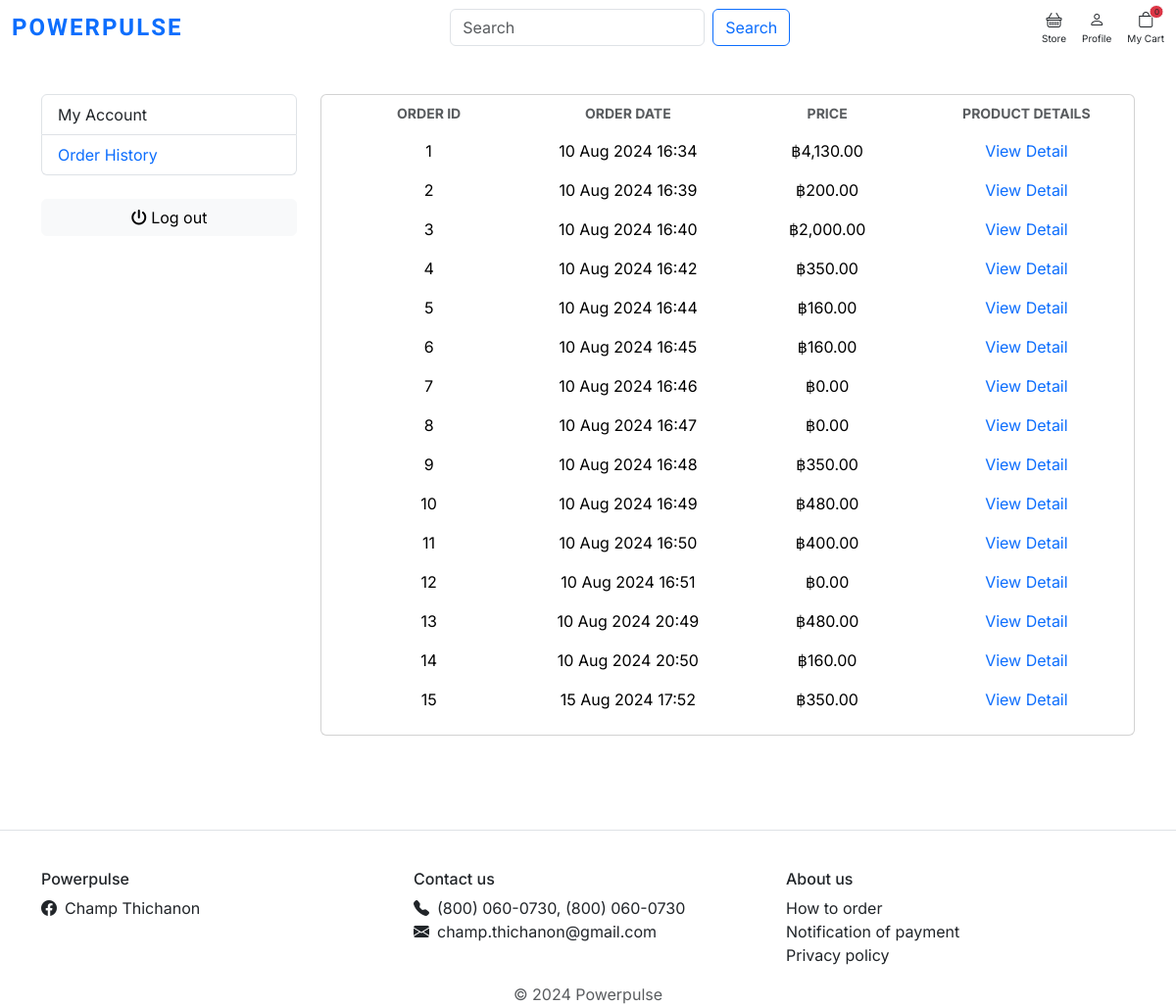
The page /order_history/ (signed in) on the database as committed earlier.
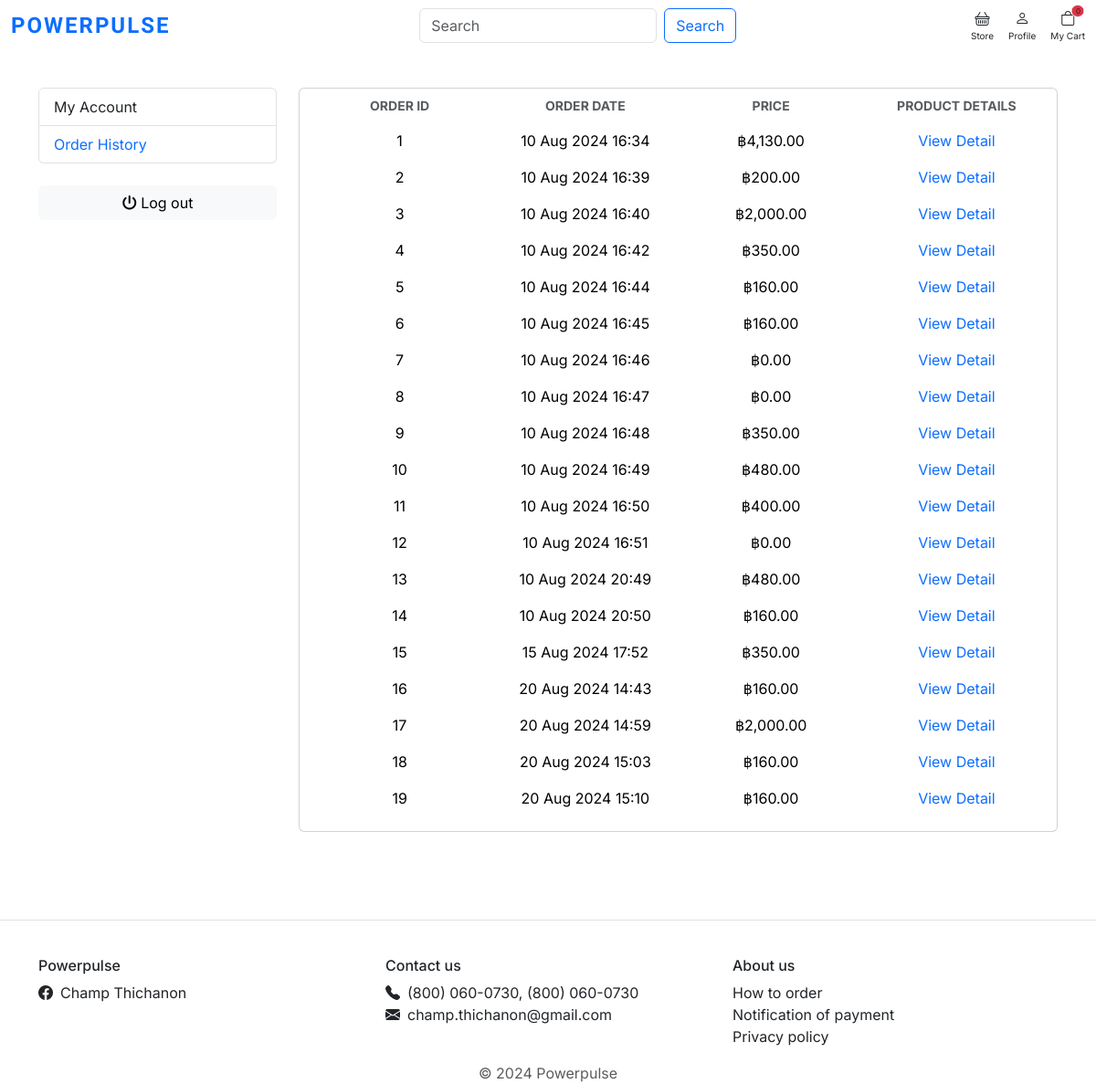
The same page on the database as committed later.
### order/models.py (models this page shows, shortened)
class Order(models.Model):
    user = models.ForeignKey(Account, on_delete=models.CASCADE)
    created_at = models.DateTimeField(auto_now_add=True)
    payment_proof = models.FileField(
        upload_to="photos/payment_proof", null=True, blank=True
    )
    first_name = models.CharField(max_length=50)
    last_name = models.CharField(max_length=50)
    phone_number = models.CharField(max_length=50, blank=True, null=True)
    house_no = models.CharField(max_length=10)
    village_no = models.CharField(max_length=10, blank=True, null=True)
    lane = models.CharField(max_length=255, blank=True, null=True)
    road = models.CharField(max_length=255, blank=True, null=True)
    sub_district = models.CharField(max_length=100)
    district = models.CharField(max_length=100)
    province = models.CharField(max_length=100)
    postal_code = models.CharField(max_length=20)
    total = models.DecimalField(max_digits=10, decimal_places=2)

### order/views.py (the view)
# urls.py: path("order_history/", views.order_history, name="order_history"),
@login_required(login_url="/login")
def order_history(request):
    orders = Order.objects.filter(user=request.user)
    context = {
        "orders": orders,
    }
    return render(request, "profiles/order_history.html", context)

### carts/context_processors.py (called while the page is built)
def counter(request):
    cart_count = 0
    if "admin" in request.path:
        return {}
    else:
        try:
            cart = Cart.objects.filter(cart_id=_cart_id(request))
            cart_items = CartItem.objects.all().filter(cart=cart[:1])
            for cart_item in cart_items:
                cart_count += cart_item.quantity
        except Cart.DoesNotExist:
            cart_count = 0
    return dict(cart_count=cart_count)

### carts/views.py (called while the page is built)
def _cart_id(request):
    cart = (
        request.session.session_key
    )  # Get the session key from the user's session data
    if not cart:  # Checks if a session key does not exist.
        cart = request.session.create()  # Create a new session
    return cart

### category/context_processors.py (called while the page is built)
def menu_links(request):
    links = Category.objects.all()
    return dict(links=links)

### templates/profiles/order_history.html (shortened to what this page needs)
{% extends 'profiles/profile_layout.html' %}
{% load static %}
{% load humanize %}
{% block subcontent %}
<aside class="col-md-9">
    {% if orders %}
    <div class="card px-2">
        <table class="table table-borderless table-shopping-cart">
            <thead class="text-muted">
                <tr class="small text-uppercase">
                    <th scope="col" style="width:120px; " class="text-muted text-center">Order ID</th>
                    <th scope="col" style="width:120px; " class="text-muted text-center">Order Date</th>
                    <th scope="col" style="width:120px; " class="text-muted text-center">Price</th>
                    <th scope="col" class="rounded text-muted text-center   ">Product Details</th>
                </tr>
            </thead>
            {% for order in orders %}
            <tbody>
                <tr>
                    <td class="col text-center">
                        <span>{{order.id}}</span>
                    </td>
                    <td class="col-3">
                        <div class="price-wrap text-center d-flex flex-column">
                            <span>{{ order.created_at|date:"d M Y H:i" }}</span>
                        </div>
                    </td>
                    <td class="col-3">
                        <div class="price-wrap text-center d-flex flex-column">
                            <var class="price fst-normal">&#3647;{{order.total | intcomma}}</var>
                        </div>
                    </td>
                    <td class="col-3 text-center">
                        <a href="{% url 'order_detail' order.id %}" style="text-decoration: none;">View Detail</a>
                    </td>
                </tr>
            </tbody>
            {%endfor%}
        </table>
    </div>
    {% endif %}
</aside>
{% endblock subcontent %}

Rows that differ between the two databases and show on the page:
added Order: id "16", created_at "20 Aug 2024 14:43", total "160.00"
added Order: id "17", created_at "20 Aug 2024 14:59", total "2,000.00"
added Order: id "18", created_at "20 Aug 2024 15:03", total "160.00"
added Order: id "19", created_at "20 Aug 2024 15:10", total "160.00"
